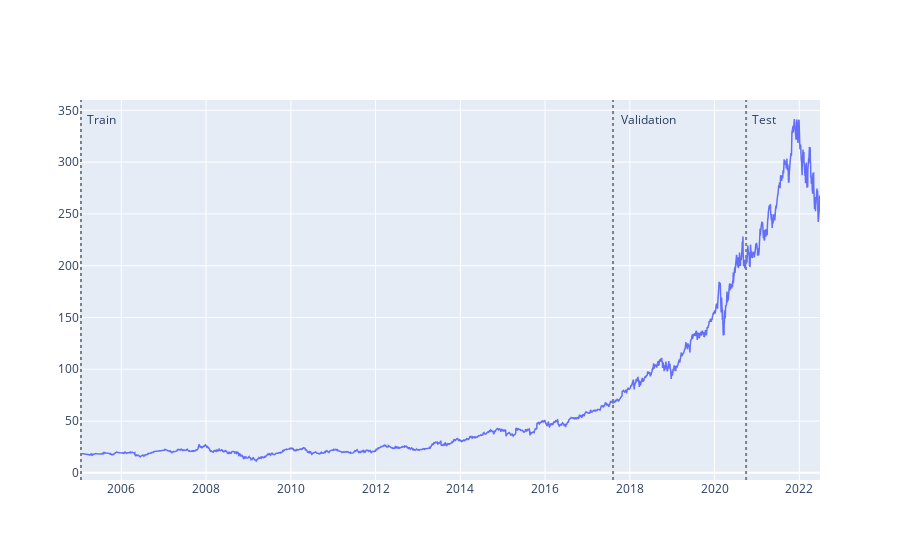

This figure's notebook cell:
### Code cell
y.plot()

### Figure 1 — Plotly figure (JSON) as saved in the notebook; plotly's stock layout.template omitted (floating-point values rounded to 4 significant figures; data arrays with more than 128 entries replaced by an {"elided": "..."} marker saying what was removed)
{"data": [{"line": {"color": "#636EFA", "width": 1.5}, "mode": "lines", "name": "Close", "type": "scatter", "x": {"elided": "4392 str values"}, "y": {"elided": "4392 float values"}}], "layout": {"annotations": [{"showarrow": false, "text": "Train", "x": "2005-01-18T00:00:00", "xshift": 20, "y": 341.6}, {"showarrow": false, "text": "Validation", "x": "2017-08-09T00:00:00", "xshift": 35, "y": 341.6}, {"showarrow": false, "text": "Test", "x": "2020-09-29T00:00:00", "xshift": 18, "y": 341.6}], "shapes": [{"line": {"color": "gray", "dash": "dot"}, "opacity": 1, "type": "line", "x0": "2005-01-18T00:00:00", "x1": "2005-01-18T00:00:00", "xref": "x", "y0": 0, "y1": 1, "yref": "y domain"}, {"line": {"color": "gray", "dash": "dot"}, "opacity": 1, "type": "line", "x0": "2017-08-09T00:00:00", "x1": "2017-08-09T00:00:00", "xref": "x", "y0": 0, "y1": 1, "yref": "y domain"}, {"line": {"color": "gray", "dash": "dot"}, "opacity": 1, "type": "line", "x0": "2020-09-29T00:00:00", "x1": "2020-09-29T00:00:00", "xref": "x", "y0": 0, "y1": 1, "yref": "y domain"}]}}
